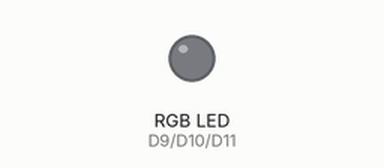
The program below on a simulated Arduino board driven over Firmata from a computer. Shown: an RGB LED mixed from three pins (HIGH = lit). Dim RGB values are drawn brighter than linear; random numbers come from a fixed seed.

Above: at 0.1 s.
At 5.1 s:
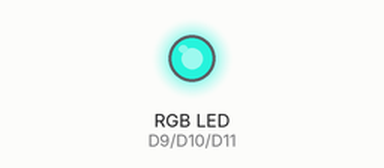
At 9.1 s:
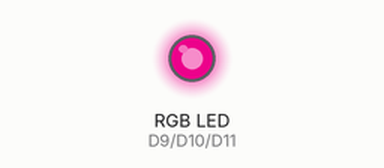
At 13.1 s:
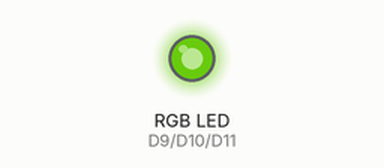
At 21.1 s:
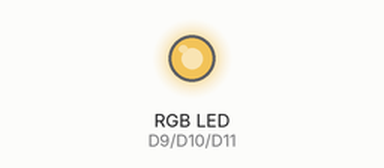
At 38.1 s:
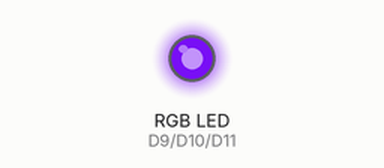
Timing chart, 0 to 40.0 s (numbered marks = the images above):
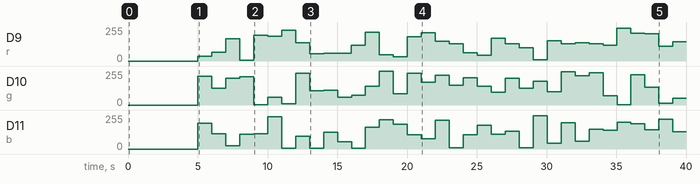

Measured:
- by itself, D10 (g): 0/255 → 216/255 at 5.0 s, → 126/255 1.0 s later, → 201/255 1.0 s later, → 213/255 1.0 s later, … (35 changes in this stretch)

The program:

EX7_4.py
```python
import pyfirmata
import random
import time
board = pyfirmata.Arduino("/dev/ttyACM0")
r = board.get_pin("d:9:p")
g = board.get_pin("d:10:p")
b = board.get_pin("d:11:p")
it = pyfirmata.util.Iterator(board)
it.start()
try:
    while True:
        rv = random.random()
        gv = random.random()
        bv = random.random()
        r.write(rv)
        g.write(gv)
        b.write(bv)
        time.sleep(1)
except KeyboardInterrupt:
    board.exit()
    print('Exit')
finally:
    print('Bye')
```
